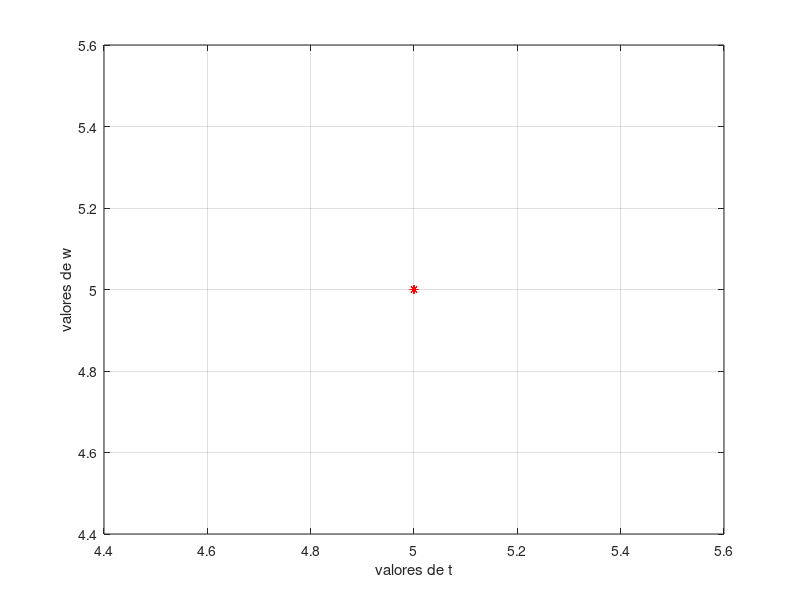

Write MATLAB code to recreate this figure.
clear all     # borra variables
clc           # limpia pantalla
format longG  # Formato largo decimal

# función inicial
f = @(t,y) (200e-3*y-2e-6*y^2);

a = input("ingrese el limite inferior, a: ");
b = input("ingrese el limite superior, b:");
N = input("ingrese el numero de iteraciones, N:");
init = input("Ingrese la condición inicial, init: ");

# Tamaño de paso
h = (b-a)/N;
#Tiempo inicial
t = a;
# Aproximar la solución y
w = init;
# iteraciones
j = 0;

for i = 1:N+1
  "---------------------"
  fprintf('Iteracion n:%i\n',j++)
  t(i+1) = t(i)+h
  w(i+1) = w(i)+(h/2)*(f(t(i),w(i))+f(t(i+1),w(i)+h*f(t(i),w(i))));
  fprintf('%.4f %.8f\n', t(i), w(i));  
  # Grafica
  plot(t(i),w(i),'r*'); grid on;
  xlabel('valores de t'); ylabel('valores de w');
  hold on;
endfor 
